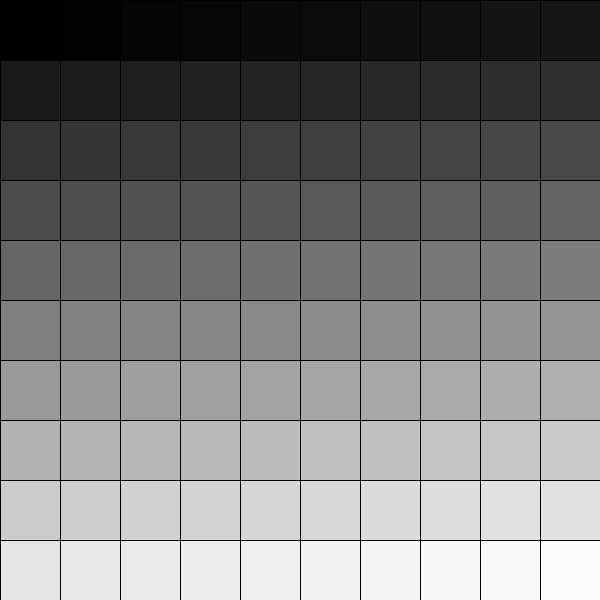
Frame 1 (no input)
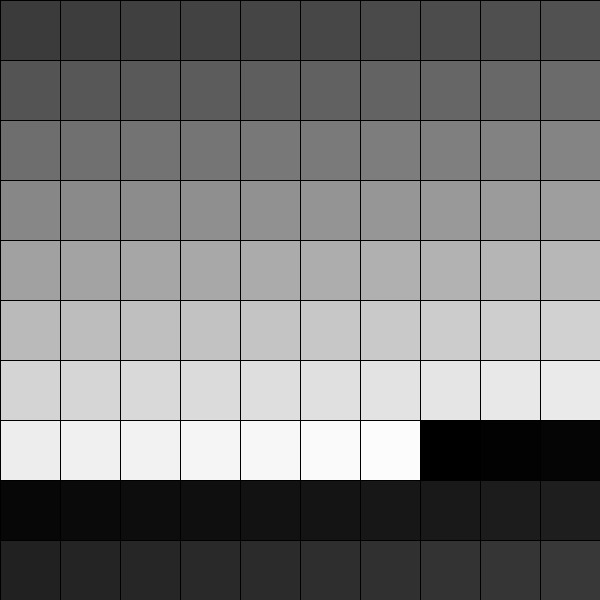
Frame 60 (the mouse pressed at the canvas centre just before this capture)
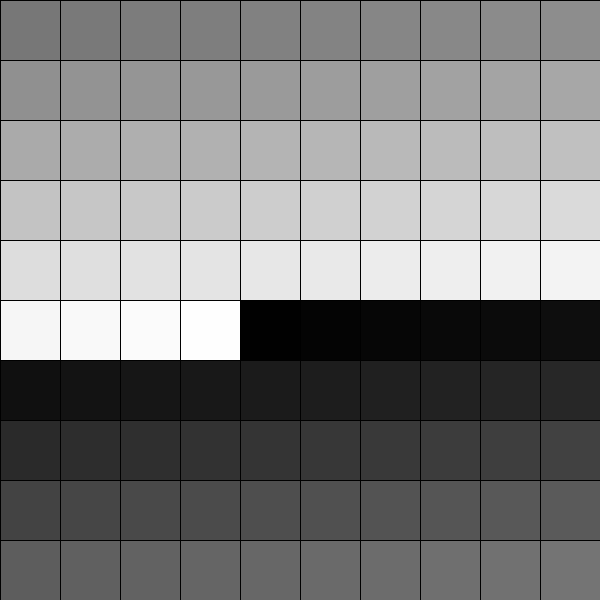
Frame 120 (the mouse held since frame 60 and released just before this capture)

The Processing sketch that drew these frames (run headless with seeded random() and noise(); from frame 60 on, the mouse is pressed at the canvas centre):

// Processing sketch: Question_17_Solution
// ── Question_17_Solution.pde

int gridW = 10;
int gridH = 10;
float opacity [][]= new float[gridW][gridH]; //opacity i think
int size;

void setup() {
  size(600, 600);
  size = width/10; 
  for (int i = 0; i < gridW; i++) {
    for (int j = 0; j < gridH; j++) {
      opacity[i][j] = map(j * gridW + i, 0, gridW * gridH, 0, 255);
    }
  }
}

void draw() {
  background(0);
  for (int i = 0; i < gridW; i++) {
    for (int j = 0; j < gridH; j++) {
      fill(opacity[i][j]);
      rect(i*size, j*size, width/gridW, height/gridH);
      opacity[i][j]+=1;
      //if (size > i * width && size <= (i+1)* width/10 
      //   && size > j * width && size <=(j+1) * width/10) {

      if (opacity[i][j]>255) {
        opacity[i][j]=0;
      //} else{
      //  opacity[i][j]=255;
      }
    }
  }
}
